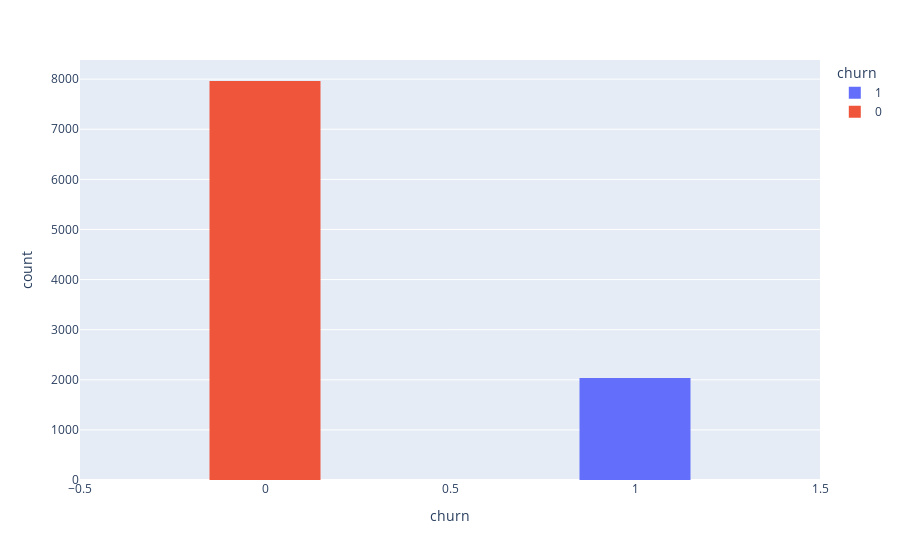

The code cell stored with this chart in its notebook:
### Code cell
fig = px.histogram(df, x="churn",color="churn")
fig.update_layout(bargap=0.7)
fig.show()

### Figure 1 — Plotly figure (JSON) as saved in the notebook; plotly's stock layout.template omitted (floating-point values rounded to 4 significant figures; data arrays with more than 128 entries replaced by an {"elided": "..."} marker saying what was removed)
{"data": [{"alignmentgroup": "True", "bingroup": "x", "hovertemplate": "churn=%{x}<br>count=%{y}<extra></extra>", "legendgroup": "1", "marker": {"color": "#636efa", "pattern": {"shape": ""}}, "name": "1", "offsetgroup": "1", "orientation": "v", "showlegend": true, "type": "histogram", "x": {"elided": "2037 int values"}, "xaxis": "x", "yaxis": "y"}, {"alignmentgroup": "True", "bingroup": "x", "hovertemplate": "churn=%{x}<br>count=%{y}<extra></extra>", "legendgroup": "0", "marker": {"color": "#EF553B", "pattern": {"shape": ""}}, "name": "0", "offsetgroup": "0", "orientation": "v", "showlegend": true, "type": "histogram", "x": {"elided": "7963 int values"}, "xaxis": "x", "yaxis": "y"}], "layout": {"bargap": 0.7, "barmode": "relative", "legend": {"title": {"text": "churn"}, "tracegroupgap": 0}, "margin": {"t": 60}, "xaxis": {"anchor": "y", "categoryarray": [1, 0], "categoryorder": "array", "domain": [0, 1], "title": {"text": "churn"}}, "yaxis": {"anchor": "x", "domain": [0, 1], "title": {"text": "count"}}}}
